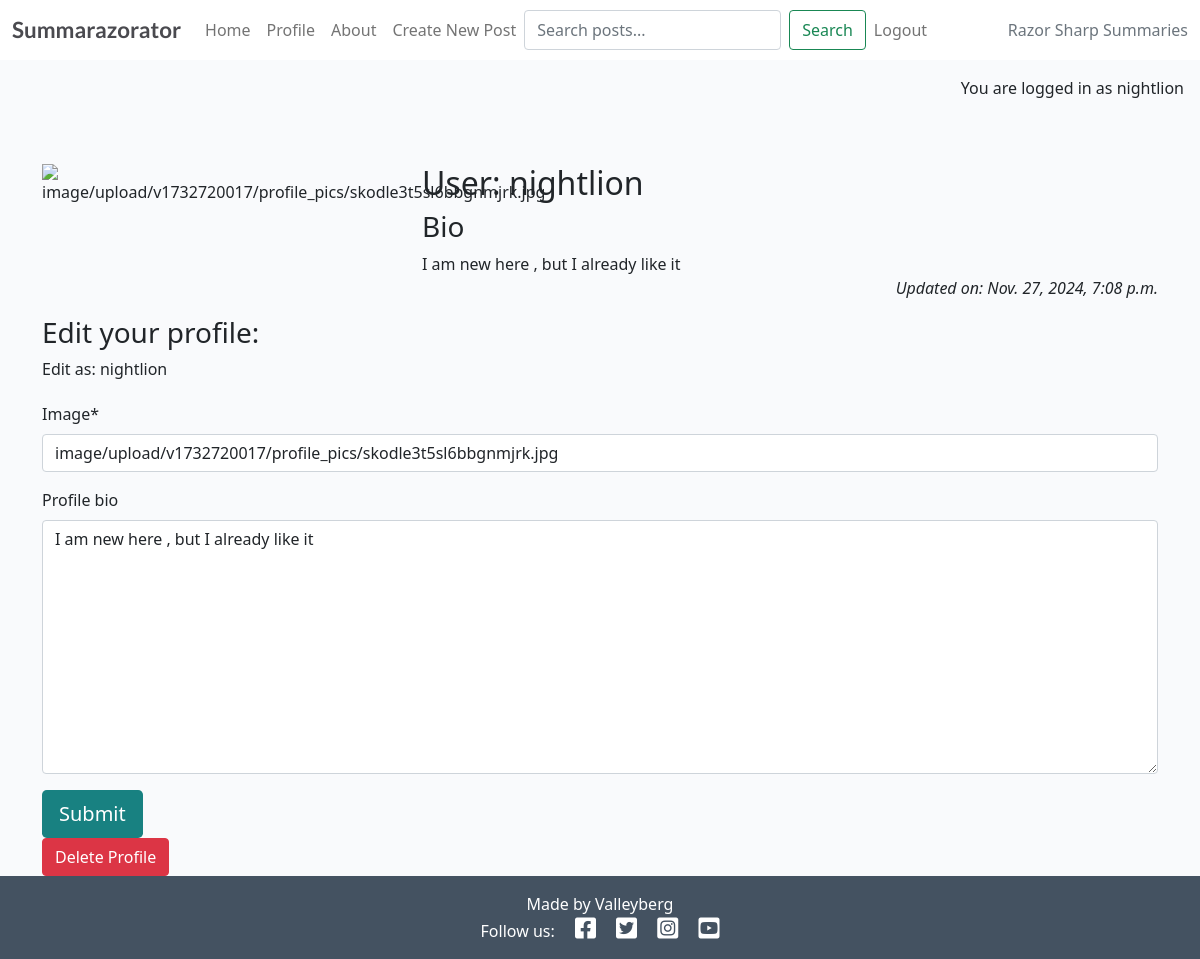
Page /profiler/edit/3/ (signed in) on the earlier database version.
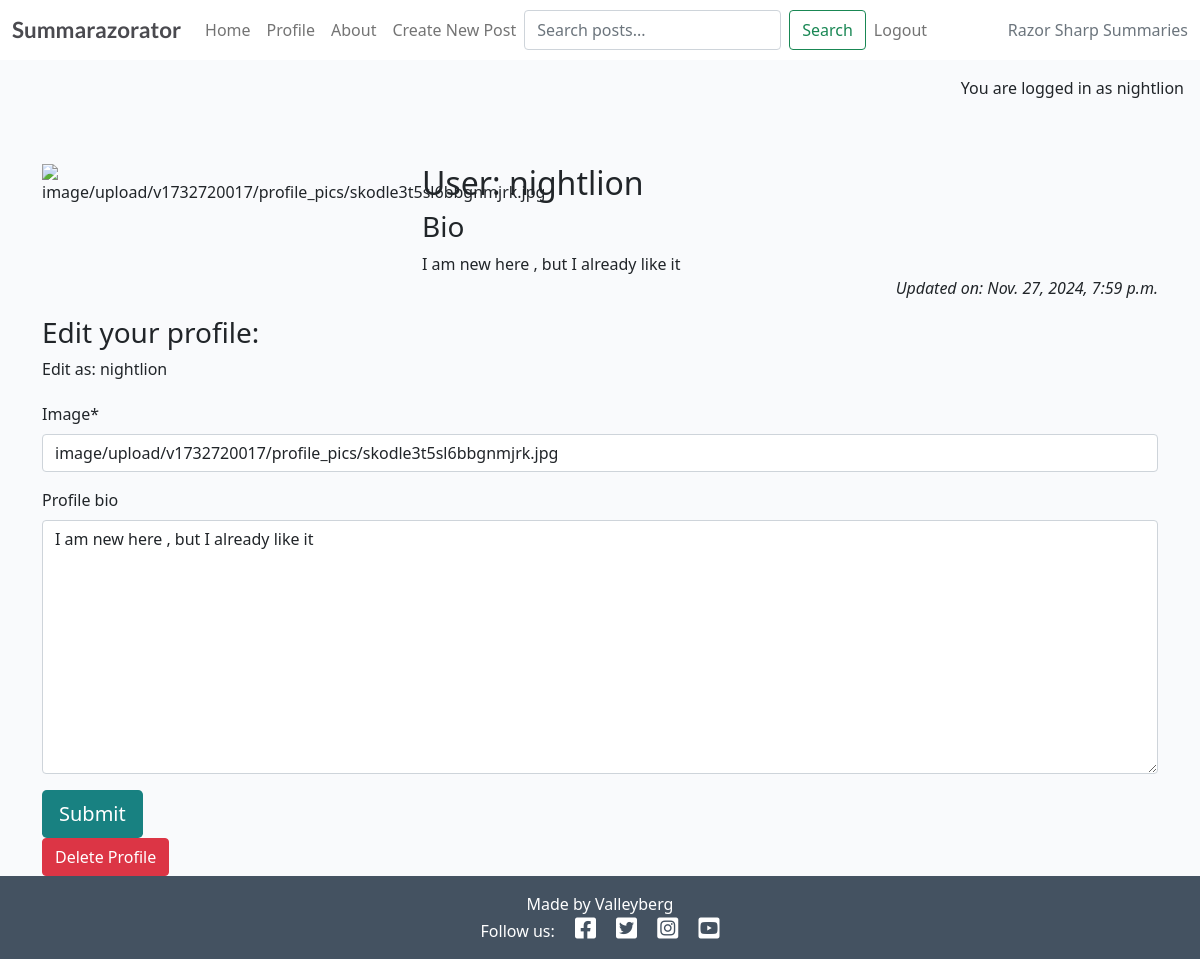
Same page on the later database version.
### profiler/models.py (models this page shows, shortened)
class Profiler(models.Model):
    profile_user = models.OneToOneField(
        User,
        on_delete=models.CASCADE,
        related_name="profiler"
    )
    profile_image = CloudinaryField(
        'image',
        default='static/images/default.png',
        folder='profile_pics'
    )
    profile_bio = models.TextField(
        blank=True,
        max_length=500
    )
    profile_created_on = models.DateTimeField(auto_now_add=True)
    profile_updated_on = models.DateTimeField(auto_now=True)
    profile_last_posts = models.ManyToManyField(
        Post,
        blank=True,
        related_name="profile_posts"
    )
    profile_last_comments = models.ManyToManyField(
        Comment,
        blank=True,
        related_name="profile_comments"
    )

### profiler/views.py (the view)
# urls.py: path('edit/<int:profiler_id>/', views.profiler_edit, name='profiler_edit'),
@login_required
def profiler_edit(request, profiler_id):
    profiler = get_object_or_404(
        Profiler,
        id=profiler_id,
        profile_user=request.user
    )
    if request.method == "POST":
        profiler_form = ProfilerForm(
            request.POST,
            request.FILES,
            instance=profiler
        )
        if profiler_form.is_valid():
            profiler_form.save()
            messages.success(request, 'Profile Updated!')
            return HttpResponseRedirect(reverse("profiler"))
        messages.error(request, 'Error updating profile!')
    else:
        profiler_form = ProfilerForm(instance=profiler)
    return render(
        request,
        "profiler/profiler_editor.html",
        {
            'profiler_form': profiler_form,
            'profiler': profiler
        },
    )

### profiler/forms.py
class ProfilerForm(forms.ModelForm):
    class Meta:
        model = Profiler
        fields = ('profile_image', 'profile_bio')

### profiler/templates/profiler/profiler_editor.html (shortened to what this page needs)
{% extends 'base.html' %}
{% block content %}
{% load static %}
{% load crispy_forms_tags %}
<div class="container mt-5">
    <div class="row">
        <div class="col-4 text-center">
            {% if profiler.profile_image %}
            <img src="{{ profiler.profile_image.url }}" class="scale" alt="{{ profiler.profile_image }}">
            {% else %}
            <img src="{% static 'images/nobody.jpg' %}" class="scale" alt="placeholder image">
            {% endif %}
        </div>
        <div class="col-8" id="profiler-data">
            <h2>User: {{ profiler.profile_user | safe }}</h2>
            <h3>Bio</h3>
            {{ profiler.profile_bio | safe }}
        </div>
    </div>
    <div class="row">
        <div class="col text-right">
            <p class="text-end"><em>Updated on: {{ profiler.profile_updated_on }}</em></p>
        </div>
    </div>
    {% if user.is_authenticated %}
    <h3>Edit your profile:</h3>
    <p>Edit as: {{ user.username }}</p>
    <form id="profilerForm" method="post" style="margin-top: 1.3em;" enctype="multipart/form-data">
        {{ profiler_form | crispy }}
        <button id="submitButton" type="submit" class="btn btn-signup btn-lg">Submit</button>
    </form>
    {% else %}
    <p>Log in to edit your profile.</p>
    {% endif %}
    {% if user == profiler.profile_user %}
    <a href="{% url 'profiler_delete' profiler.pk %}" class="btn btn-danger">Delete Profile</a>
    {% endif %}
</div>
{% endblock content %}

Differences in the rows shown:
changed Profiler "I am new here , but I already like it": profile_updated_on "Nov. 27, 2024, 7:08 p.m." → "Nov. 27, 2024, 7:59 p.m."
